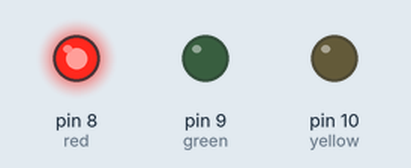
Simulated run of this sketch. Board: Arduino Uno, built with avr-gcc and run on an emulated ATmega328P. Shown: output pins drawn as LEDs (lit = HIGH).

Above: at 1.0 s.
At 3.0 s:
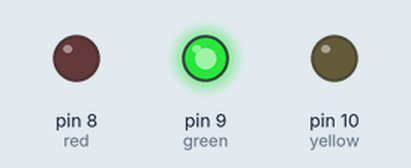
At 5.0 s:
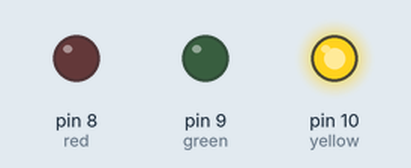
Timing chart, 0 to 7.8 s (numbered marks = the images above):
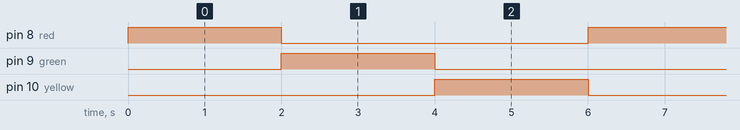

The sketch:

2.TrafficLight.ino
```cpp
int red = 8;
int green =9;
int yellow = 10;
void setup() {
pinMode(red, OUTPUT);
pinMode(green, OUTPUT);
pinMode(yellow,OUTPUT);
}
void loop() {
digitalWrite(red, HIGH);
delay(2000);
digitalWrite(red, LOW);

digitalWrite(green, HIGH);
delay(2000);
digitalWrite(green, LOW);

digitalWrite(yellow, HIGH);
delay(2000);
digitalWrite(yellow, LOW);


}
```

Measured:
- by itself, pin 8 (red), pin 9 (green), pin 10 (yellow): alternates HIGH for 2.0 s and LOW for 4.0 s
- by itself, everything shown: repeats every 6.0 s, in 4 steps
